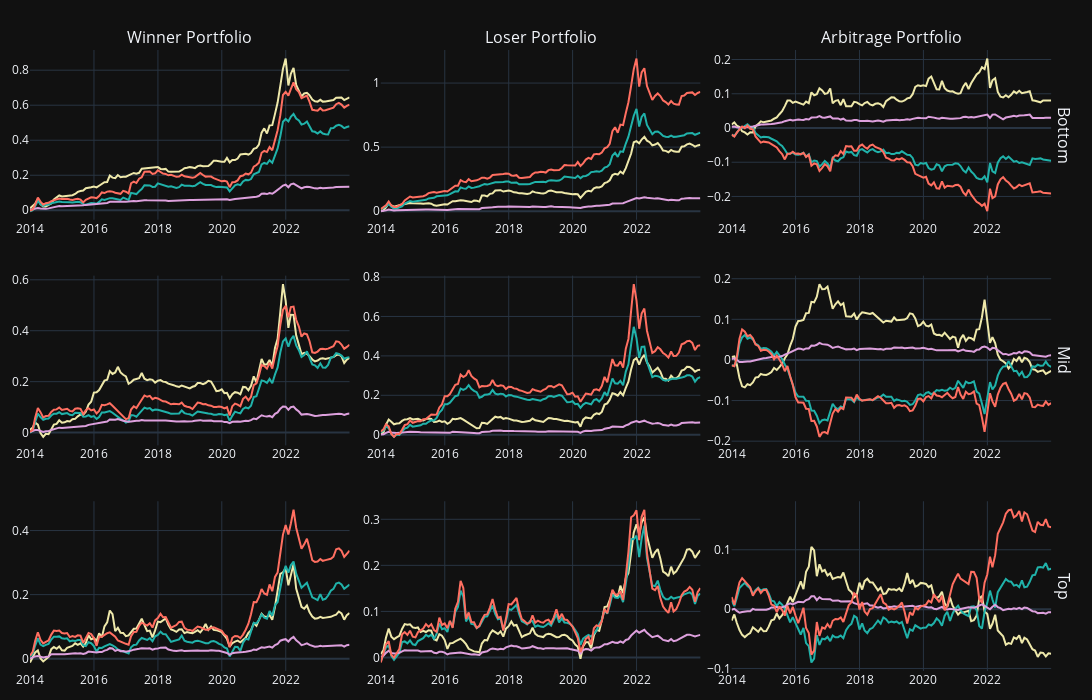

Notebook code for this chart:
### Code cell
performance_df = pd.concat(bt.performance_dfs)

winner_performance, loser_performance, arbitrage_performace = calculate_portfolio_return(performance_df, cummulative=True)

visualize_cummulative_returns(winner_performance, loser_performance, arbitrage_performace)
